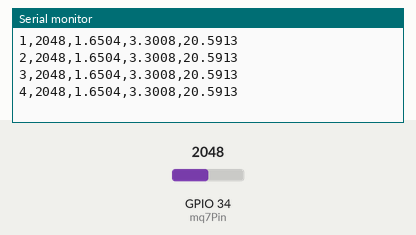
This sketch was run on a simulated ESP32. Parts: the last lines printed to the serial monitor. Inputs (shaded band) come from the test bench; at power-on: GPIO 34 (mq7Pin) = 2048 (analog values on the 0–4095 scale).

Above: at 3.2 s.
3.3 s: GPIO 34 (mq7Pin) set to 0
At 3.71 s:
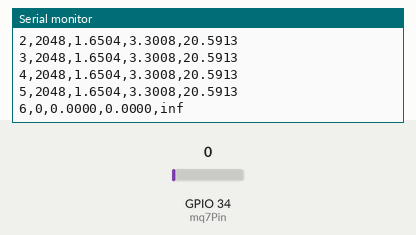
5.3 s: GPIO 34 (mq7Pin) set to 491
At 5.51 s:
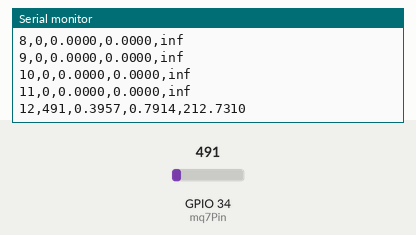

Measured:
- after the input at 3.3 s, the serial monitor: prints a new line after 0.20 s (image 1)
- after the input at 5.3 s, the serial monitor: prints a new line at once (image 2)

The sketch:

MQ7_testcode.ino
```cpp
int mq7Pin = 34;            // ADC pin
const int totalSamples = 1000;
const int sampleDelay = 300; // ms between samples

// Voltage divider params
const float R1 = 20.0;      // kΩ
const float R2 = 20.0;      // kΩ
const float supplyVoltage = 5.0;

float rsValues[totalSamples];
unsigned long startTime;

void setup() {
  Serial.begin(115200);
  analogReadResolution(12);
  analogSetAttenuation(ADC_11db);
  delay(2000);
  Serial.println("SampleNumber,ADCValue,VoltageOut,VoltageAO,Resistance_kOhm");
  startTime = millis();
}

void loop() {

  for(int i = 0; i < totalSamples; i++) {
    int adcVal = analogRead(mq7Pin);
    float vOut = (adcVal / 4095.0) * 3.3;
    float vAO = vOut * 2; // Divider ratio 0.5
    float Rs = ((supplyVoltage * (R1 + R2)) / vAO) - (R1 + R2);
    rsValues[i] = Rs;

    // CSV format: sample number, raw ADC, voltage at ADC, AO voltage, resistance
    Serial.print(i+1); Serial.print(",");
    Serial.print(adcVal); Serial.print(",");
    Serial.print(vOut, 4); Serial.print(",");
    Serial.print(vAO, 4); Serial.print(",");
    Serial.println(Rs, 4);

    delay(sampleDelay);
  }

  // Calculate average R0
  float sum = 0;
  for(int i = 0; i < totalSamples; i++) {
    sum += rsValues[i];
  }
  float R0 = sum / totalSamples;

  Serial.print("Average R0 after ");
  Serial.print(totalSamples);
  Serial.print(" samples: ");
  Serial.print(R0, 4);
  Serial.println(" kOhm");

  unsigned long elapsed = millis() - startTime;
  Serial.print("Total time taken: ");
  Serial.print(elapsed / 1000.0, 2);
  Serial.println(" seconds");

  while(1); // Stop after calibration is done
}
```
